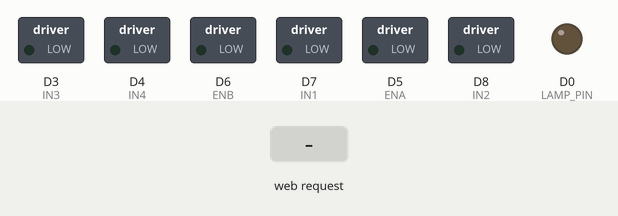
A sketch run on a simulated ESP8266 (NodeMCU). Parts: switched loads named in the sketch (green lamp = pin HIGH), output pins drawn as LEDs (lit = HIGH). The inputs (shaded band) are chosen by the test bench.

Above: at 1.2 s.
1.3 s: HTTP request GET /lamp received
At 2.1 s:
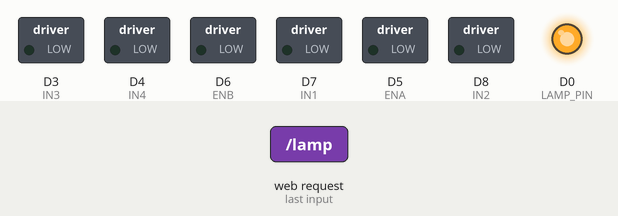
2.8 s: HTTP request GET /lamp?State=1 received
At 3.2 s:
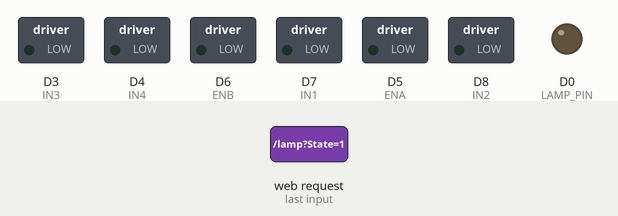
4.3 s: HTTP request GET /lamp?State=0 received
At 5.6 s:
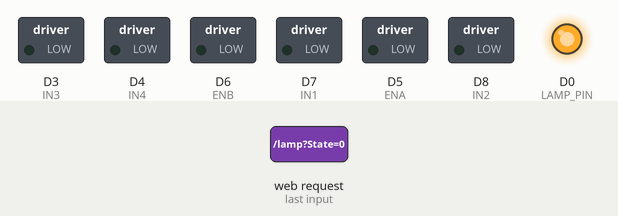
Timing chart, 0 to 7.3 s (numbered marks = the images above; inputs shaded):
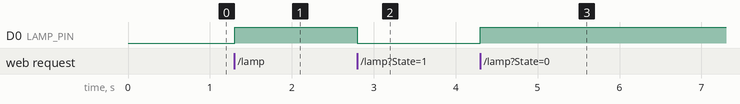

Measured:
- after the input at 1.3 s, D0 (LAMP_PIN): LOW → HIGH at once
- after the input at 2.8 s, D0 (LAMP_PIN): HIGH → LOW at once
- after the input at 4.3 s, D0 (LAMP_PIN): LOW → HIGH at once

The sketch:

esp8266_smooth_car.ino
```cpp
#include <ESP8266WiFi.h>
#include <ESP8266WebServer.h>

// Wi-Fi AP: connect phone to this network, then open http://192.168.4.1
const char* ssid = "Smooth_Car_WiFi";
const char* password = "123456789";
ESP8266WebServer server(80);

// L298N / compatible motor driver pins
#define ENA D5  // PWM right motor
#define ENB D6  // PWM left motor
#define IN1 D7  // right motor direction 1
#define IN2 D8  // right motor direction 2
#define IN3 D3  // left motor direction 1
#define IN4 D4  // left motor direction 2

// Lamp output: D0 / GPIO16. Use a transistor/MOSFET or relay module for a real lamp.
// Do NOT power a lamp directly from the ESP8266 pin.
#define LAMP_PIN D0
bool lampOn = false;

const int MAX_PWM = 1023;
const int DRIVE_PWM = 820;       // cruising speed
const int TURN_INNER_PWM = 430;  // slower inside wheel for gentle turns
const int accelStep = 12;        // smaller = smoother/slower
const unsigned long updateInterval = 15;

char carState = 'S';
int currentRight = 0;
int currentLeft = 0;
unsigned long lastUpdateTime = 0;

const String htmlPage = R"rawliteral(
<!DOCTYPE html><html><head>
<meta name="viewport" content="width=device-width, initial-scale=1, maximum-scale=1, user-scalable=no">
<meta charset="utf-8"><title>ESP8266 Smooth Car</title>
<style>
body{font-family:Arial,sans-serif;text-align:center;background:#20242a;color:white;margin:0;padding:18px;user-select:none}
h2{color:#00e6bd;font-size:22px}.hint{color:#c9d0d8;font-size:14px}
.grid{display:grid;grid-template-columns:repeat(3, minmax(72px,100px));gap:12px;justify-content:center;margin:24px auto}
button{height:88px;border:2px solid #00e6bd;border-radius:15px;background:#3b424b;color:white;font-size:25px;font-weight:bold;touch-action:none}
button:active{background:#00e6bd;color:#111}.stop{background:#c93b42;border-color:#ff6666}
.lamp{height:54px;width:min(310px,90%);font-size:18px;border-color:#ffc857}.empty{visibility:hidden}
</style></head><body>
<h2>ESP8266 SMOOTH CAR</h2>
<div class="hint">Giữ nút để chạy · thả nút để dừng</div>
<div class="grid">
<div class="empty"></div><button data-drive="F">▲</button><div class="empty"></div>
<button data-drive="L">◀</button><button class="stop" data-drive="S">■</button><button data-drive="R">▶</button>
<div class="empty"></div><button data-drive="B">▼</button><div class="empty"></div>
</div>
<button class="lamp" id="lamp">💡 BẬT / TẮT ĐÈN</button>
<script>
async function sendState(s){try{await fetch('/action?State='+s,{cache:'no-store'})}catch(e){}}
document.querySelectorAll('[data-drive]').forEach(b=>{
  const s=b.dataset.drive;
  b.addEventListener('pointerdown',e=>{e.preventDefault();b.setPointerCapture?.(e.pointerId);sendState(s)});
  const release=e=>{e.preventDefault();if(s!=='S')sendState('S')};
  b.addEventListener('pointerup',release);
  b.addEventListener('pointercancel',release);
  b.addEventListener('lostpointercapture',()=>{if(s!=='S')sendState('S')});
});
document.getElementById('lamp').addEventListener('click',async()=>{
  try{const r=await fetch('/lamp',{cache:'no-store'});document.getElementById('lamp').textContent=await r.text()}catch(e){}
});
</script></body></html>
)rawliteral";

void setMotorDirections(char state) {
  // L/R use differential steering: both wheels drive forward, inner wheel slower.
  // This produces a smoother arc instead of abruptly reversing one motor.
  switch (state) {
    case 'F':
    case 'L':
    case 'R':
      digitalWrite(IN1, HIGH); digitalWrite(IN2, LOW);
      digitalWrite(IN3, HIGH); digitalWrite(IN4, LOW);
      break;
    case 'B':
      digitalWrite(IN1, LOW); digitalWrite(IN2, HIGH);
      digitalWrite(IN3, LOW); digitalWrite(IN4, HIGH);
      break;
    case 'S':
    default:
      digitalWrite(IN1, LOW); digitalWrite(IN2, LOW);
      digitalWrite(IN3, LOW); digitalWrite(IN4, LOW);
      break;
  }
}

void handleRoot() { server.send(200, "text/html; charset=utf-8", htmlPage); }

void handleAction() {
  if (server.hasArg("State")) {
    String s = server.arg("State");
    if (s.length()) {
      char next = s.charAt(0);
      if (next=='F' || next=='B' || next=='L' || next=='R' || next=='S') {
        // Change direction only after a stop command; speed ramps down/up smoothly.
        carState = next;
      }
    }
  }
  server.send(200, "text/plain", "OK");
}

void handleLamp() {
  lampOn = !lampOn;
  digitalWrite(LAMP_PIN, lampOn ? HIGH : LOW);
  server.send(200, "text/plain; charset=utf-8", lampOn ? "💡 ĐÈN ĐANG BẬT" : "💡 ĐÈN ĐANG TẮT");
}

void setup() {
  Serial.begin(115200);
  pinMode(ENA, OUTPUT); pinMode(ENB, OUTPUT);
  pinMode(IN1, OUTPUT); pinMode(IN2, OUTPUT);
  pinMode(IN3, OUTPUT); pinMode(IN4, OUTPUT);
  pinMode(LAMP_PIN, OUTPUT);
  digitalWrite(LAMP_PIN, LOW);
  analogWriteRange(MAX_PWM);
  analogWriteFreq(1000);

  WiFi.mode(WIFI_AP);
  WiFi.softAP(ssid, password);

  server.on("/", handleRoot);
  server.on("/action", handleAction);
  server.on("/lamp", handleLamp);
  server.begin();
}

void loop() {
  server.handleClient();
  applySmoothDrive();
}

void applySmoothDrive() {
  unsigned long now = millis();
  if (now - lastUpdateTime < updateInterval) return;
  lastUpdateTime = now;

  int targetRight = 0, targetLeft = 0;
  if (carState == 'F' || carState == 'B') {
    targetRight = DRIVE_PWM; targetLeft = DRIVE_PWM;
  } else if (carState == 'L') {
    targetRight = DRIVE_PWM; targetLeft = TURN_INNER_PWM;
  } else if (carState == 'R') {
    targetRight = TURN_INNER_PWM; targetLeft = DRIVE_PWM;
  }

  // Set direction for the requested mode; PWM ramps smoothly to the new target.
  setMotorDirections(carState);

  if (currentRight < targetRight) currentRight = min(currentRight + accelStep, targetRight);
  else if (currentRight > targetRight) currentRight = max(currentRight - accelStep * 2, targetRight);
  if (currentLeft < targetLeft) currentLeft = min(currentLeft + accelStep, targetLeft);
  else if (currentLeft > targetLeft) currentLeft = max(currentLeft - accelStep * 2, targetLeft);

  analogWrite(ENA, currentRight);
  analogWrite(ENB, currentLeft);
}
```
